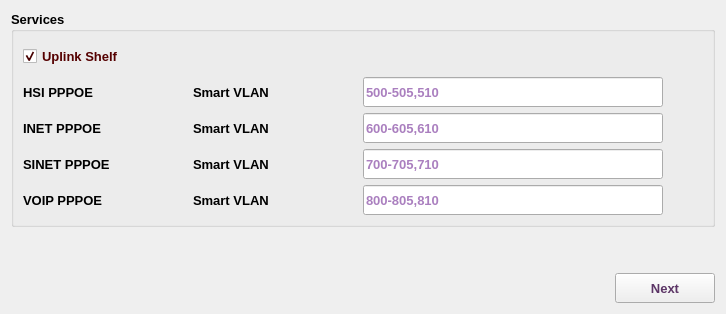
     <widget class="QWidget" name="tab">
      <attribute name="title">
       <string>DSLAM</string>
      </attribute>
      <layout class="QVBoxLayout" name="verticalLayout_4">
       <item>
        <widget class="QGroupBox" name="servicesGB">
         <property name="minimumSize">
          <size>
           <width>0</width>
           <height>200</height>
          </size>
         </property>
         <property name="font">
          <font>
           <family>Tahoma</family>
           <pointsize>10</pointsize>
           <weight>75</weight>
           <bold>true</bold>
          </font>
         </property>
         <property name="title">
          <string>Services</string>
         </property>
         <layout class="QVBoxLayout" name="verticalLayout_5">
          <item>
           <widget class="QCheckBox" name="uplinkShelfCB">
            <property name="minimumSize">
             <size>
              <width>0</width>
              <height>30</height>
             </size>
            </property>
            <property name="maximumSize">
             <size>
              <width>16777215</width>
              <height>30</height>
             </size>
            </property>
            <property name="font">
             <font>
              <family>Tahoma</family>
              <pointsize>10</pointsize>
              <weight>75</weight>
              <bold>true</bold>
             </font>
            </property>
            <property name="styleSheet">
             <string notr="true">color: rgb(85, 0, 0);</string>
            </property>
            <property name="text">
             <string>Uplink Shelf</string>
            </property>
            <property name="checked">
             <bool>true</bool>
            </property>
           </widget>
          </item>
          <item>
           <layout class="QHBoxLayout" name="horizontalLayout_28">
            <property name="spacing">
             <number>50</number>
            </property>
            <item>
             <widget class="QLabel" name="label_44">
              <property name="minimumSize">
               <size>
                <width>120</width>
                <height>30</height>
               </size>
              </property>
              <property name="maximumSize">
               <size>
                <width>120</width>
                <height>30</height>
               </size>
              </property>
              <property name="font">
               <font>
                <family>Tahoma</family>
                <pointsize>10</pointsize>
                <weight>75</weight>
                <bold>true</bold>
               </font>
              </property>
              <property name="text">
               <string>HSI PPPOE</string>
              </property>
             </widget>
            </item>
            <item>
             <widget class="QLabel" name="label_45">
              <property name="minimumSize">
               <size>
                <width>120</width>
                <height>30</height>
               </size>
              </property>
              <property name="maximumSize">
               <size>
                <width>120</width>
                <height>30</height>
               </size>
              </property>
              <property name="font">
               <font>
                <family>Tahoma</family>
                <pointsize>10</pointsize>
                <weight>75</weight>
                <bold>true</bold>
               </font>
              </property>
              <property name="text">
               <string>Smart VLAN</string>
              </property>
             </widget>
            </item>
            <item>
             <widget class="QLineEdit" name="hsiLE">
              <property name="minimumSize">
               <size>
                <width>300</width>
                <height>30</height>
               </size>
              </property>
              <property name="maximumSize">
               <size>
                <width>300</width>
                <height>30</height>
               </size>
              </property>
              <property name="font">
               <font>
                <family>Tahoma</family>
                <pointsize>10</pointsize>
                <weight>75</weight>
                <bold>true</bold>
               </font>
              </property>
              <property name="styleSheet">
               <string notr="true">color: rgb(85, 0, 127);</string>
              </property>
              <property name="placeholderText">
               <string>500-505,510</string>
              </property>
             </widget>
            </item>
            <item>
             <spacer name="horizontalSpacer_28">
              <property name="font">
               <font>
                <family>Tahoma</family>
                <pointsize>10</pointsize>
               </font>
              </property>
              <property name="orientation">
               <enum>Qt::Horizontal</enum>
              </property>
              <property name="sizeHint" stdset="0">
               <size>
                <width>40</width>
                <height>20</height>
               </size>
              </property>
             </spacer>
            </item>
           </layout>
          </item>
          <item>
           <layout class="QHBoxLayout" name="horizontalLayout_29">
            <property name="spacing">
             <number>50</number>
            </property>
            <item>
             <widget class="QLabel" name="label_46">
              <property name="minimumSize">
               <size>
                <width>120</width>
                <height>30</height>
               </size>
              </property>
              <property name="maximumSize">
               <size>
                <width>120</width>
                <height>30</height>
               </size>
              </property>
              <property name="font">
               <font>
                <family>Tahoma</family>
                <pointsize>10</pointsize>
                <weight>75</weight>
                <bold>true</bold>
               </font>
              </property>
              <property name="text">
               <string>INET PPPOE</string>
              </property>
             </widget>
            </item>
            <item>
             <widget class="QLabel" name="label_47">
              <property name="minimumSize">
               <size>
                <width>120</width>
                <height>30</height>
               </size>
              </property>
              <property name="maximumSize">
               <size>
                <width>120</width>
                <height>30</height>
               </size>
              </property>
              <property name="font">
               <font>
                <family>Tahoma</family>
                <pointsize>10</pointsize>
                <weight>75</weight>
                <bold>true</bold>
               </font>
              </property>
              <property name="text">
               <string>Smart VLAN</string>
              </property>
             </widget>
            </item>
            <item>
             <widget class="QLineEdit" name="inetLE">
              <property name="minimumSize">
               <size>
                <width>300</width>
                <height>30</height>
               </size>
              </property>
              <property name="maximumSize">
               <size>
                <width>300</width>
                <height>30</height>
               </size>
              </property>
              <property name="font">
               <font>
                <family>Tahoma</family>
                <pointsize>10</pointsize>
                <weight>75</weight>
                <bold>true</bold>
               </font>
              </property>
              <property name="styleSheet">
               <string notr="true">color: rgb(85, 0, 127);</string>
              </property>
              <property name="placeholderText">
               <string>600-605,610</string>
              </property>
             </widget>
            </item>
            <item>
             <spacer name="horizontalSpacer_29">
              <property name="font">
               <font>
                <family>Tahoma</family>
                <pointsize>10</pointsize>
               </font>
              </property>
              <property name="orientation">
               <enum>Qt::Horizontal</enum>
              </property>
              <property name="sizeHint" stdset="0">
               <size>
                <width>40</width>
                <height>20</height>
               </size>
              </property>
             </spacer>
            </item>
           </layout>
          </item>
          <item>
           <layout class="QHBoxLayout" name="horizontalLayout_30">
            <property name="spacing">
             <number>50</number>
            </property>
            <item>
             <widget class="QLabel" name="label_48">
              <property name="minimumSize">
               <size>
                <width>120</width>
                <height>30</height>
               </size>
              </property>
              <property name="maximumSize">
               <size>
                <width>120</width>
                <height>30</height>
               </size>
              </property>
              <property name="font">
               <font>
                <family>Tahoma</family>
                <pointsize>10</pointsize>
                <weight>75</weight>
                <bold>true</bold>
               </font>
              </property>
              <property name="text">
               <string>SINET PPPOE</string>
              </property>
             </widget>
            </item>
            <item>
             <widget class="QLabel" name="label_49">
              <property name="minimumSize">
               <size>
                <width>120</width>
                <height>30</height>
               </size>
              </property>
              <property name="maximumSize">
               <size>
                <width>120</width>
                <height>30</height>
               </size>
              </property>
              <property name="font">
               <font>
                <family>Tahoma</family>
                <pointsize>10</pointsize>
                <weight>75</weight>
                <bold>true</bold>
               </font>
              </property>
              <property name="text">
               <string>Smart VLAN</string>
              </property>
             </widget>
            </item>
            <item>
             <widget class="QLineEdit" name="sinetLE">
              <property name="minimumSize">
               <size>
                <width>300</width>
                <height>30</height>
               </size>
              </property>
              <property name="maximumSize">
               <size>
                <width>300</width>
                <height>30</height>
               </size>
              </property>
              <property name="font">
               <font>
                <family>Tahoma</family>
                <pointsize>10</pointsize>
                <weight>75</weight>
                <bold>true</bold>
               </font>
              </property>
              <property name="styleSheet">
               <string notr="true">color: rgb(85, 0, 127);</string>
              </property>
              <property name="placeholderText">
               <string>700-705,710</string>
              </property>
             </widget>
            </item>
            <item>
             <spacer name="horizontalSpacer_30">
              <property name="font">
               <font>
                <family>Tahoma</family>
                <pointsize>10</pointsize>
               </font>
              </property>
              <property name="orientation">
               <enum>Qt::Horizontal</enum>
              </property>
              <property name="sizeHint" stdset="0">
               <size>
                <width>40</width>
                <height>20</height>
               </size>
              </property>
             </spacer>
            </item>
           </layout>
          </item>
          <item>
           <layout class="QHBoxLayout" name="horizontalLayout_31">
            <property name="spacing">
             <number>50</number>
            </property>
            <item>
             <widget class="QLabel" name="label_50">
              <property name="minimumSize">
               <size>
                <width>120</width>
                <height>30</height>
               </size>
              </property>
              <property name="maximumSize">
               <size>
                <width>120</width>
                <height>30</height>
               </size>
              </property>
              <property name="font">
               <font>
                <family>Tahoma</family>
                <pointsize>10</pointsize>
                <weight>75</weight>
                <bold>true</bold>
               </font>
              </property>
              <property name="text">
               <string>VOIP PPPOE</string>
              </property>
             </widget>
            </item>
            <item>
             <widget class="QLabel" name="label_51">
              <property name="minimumSize">
               <size>
                <width>120</width>
                <height>30</height>
               </size>
              </property>
              <property name="maximumSize">
               <size>
                <width>120</width>
                <height>30</height>
               </size>
              </property>
              <property name="font">
               <font>
                <family>Tahoma</family>
                <pointsize>10</pointsize>
                <weight>75</weight>
                <bold>true</bold>
               </font>
              </property>
              <property name="text">
               <string>Smart VLAN</string>
              </property>
             </widget>
            </item>
            <item>
             <widget class="QLineEdit" name="voipLE">
              <property name="minimumSize">
               <size>
                <width>300</width>
                <height>30</height>
               </size>
              </property>
              <property name="maximumSize">
               <size>
                <width>300</width>
                <height>30</height>
               </size>
              </property>
              <property name="font">
               <font>
                <family>Tahoma</family>
                <pointsize>10</pointsize>
                <weight>75</weight>
                <bold>true</bold>
               </font>
              </property>
              <property name="styleSheet">
               <string notr="true">color: rgb(85, 0, 127);</string>
              </property>
              <property name="placeholderText">
               <string>800-805,810</string>
              </property>
             </widget>
            </item>
            <item>
             <spacer name="horizontalSpacer_31">
              <property name="font">
               <font>
                <family>Tahoma</family>
                <pointsize>10</pointsize>
               </font>
              </property>
              <property name="orientation">
               <enum>Qt::Horizontal</enum>
              </property>
              <property name="sizeHint" stdset="0">
               <size>
                <width>40</width>
                <height>20</height>
               </size>
              </property>
             </spacer>
            </item>
           </layout>
          </item>
         </layout>
        </widget>
       </item>
       <item>
        <spacer name="verticalSpacer_2">
         <property name="orientation">
          <enum>Qt::Vertical</enum>
         </property>
         <property name="sizeHint" stdset="0">
          <size>
           <width>20</width>
           <height>40</height>
          </size>
         </property>
        </spacer>
       </item>
       <item>
        <layout class="QHBoxLayout" name="horizontalLayout_3">
         <item>
          <spacer name="horizontalSpacer_3">
           <property name="font">
            <font>
             <family>Tahoma</family>
             <pointsize>10</pointsize>
            </font>
           </property>
           <property name="orientation">
            <enum>Qt::Horizontal</enum>
           </property>
           <property name="sizeHint" stdset="0">
            <size>
             <width>40</width>
             <height>20</height>
            </size>
           </property>
          </spacer>
         </item>
         <item>
          <widget class="QPushButton" name="dslamNextBtn">
           <property name="enabled">
            <bool>true</bool>
           </property>
           <property name="sizePolicy">
            <sizepolicy hsizetype="Preferred" vsizetype="Preferred">
             <horstretch>0</horstretch>
             <verstretch>0</verstretch>
            </sizepolicy>
           </property>
           <property name="minimumSize">
            <size>
             <width>100</width>
             <height>30</height>
            </size>
           </property>
           <property name="maximumSize">
            <size>
             <width>200</width>
             <height>30</height>
            </size>
           </property>
           <property name="font">
            <font>
             <family>Tahoma</family>
             <pointsize>10</pointsize>
             <weight>75</weight>
             <bold>true</bold>
            </font>
           </property>
           <property name="styleSheet">
            <string notr="true">color: rgb(92, 53, 102);</string>
           </property>
           <property name="text">
            <string>Next</string>
           </property>
           <property name="icon">
            <iconset resource="../../../../../image.qrc">
             <normaloff>:/Image/next.png</normaloff>:/Image/next.png</iconset>
           </property>
           <property name="iconSize">
            <size>
             <width>20</width>
             <height>20</height>
            </size>
           </property>
          </widget>
         </item>
        </layout>
       </item>
      </layout>
     </widget>
